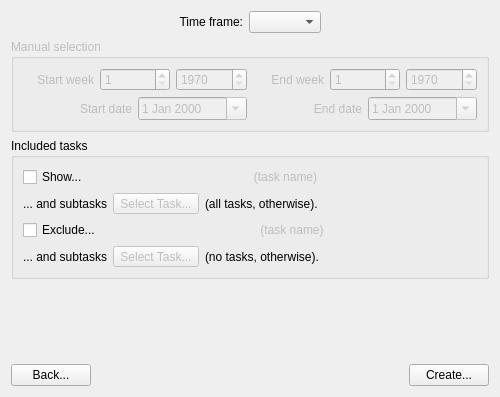
<?xml version="1.0" encoding="UTF-8"?>
<ui version="4.0">
 <class>ActivityReportConfigurationPage</class>
 <widget class="QWidget" name="ActivityReportConfigurationPage">
  <property name="geometry">
   <rect>
    <x>0</x>
    <y>0</y>
    <width>500</width>
    <height>397</height>
   </rect>
  </property>
  <property name="windowTitle">
   <string>Activity Report Configuration Page</string>
  </property>
  <layout class="QVBoxLayout" name="verticalLayout_3">
   <item>
    <layout class="QHBoxLayout">
     <item>
      <spacer>
       <property name="orientation">
        <enum>Qt::Horizontal</enum>
       </property>
       <property name="sizeHint" stdset="0">
        <size>
         <width>40</width>
         <height>20</height>
        </size>
       </property>
      </spacer>
     </item>
     <item>
      <widget class="QLabel" name="label">
       <property name="text">
        <string>Time frame:</string>
       </property>
       <property name="alignment">
        <set>Qt::AlignRight|Qt::AlignTrailing|Qt::AlignVCenter</set>
       </property>
      </widget>
     </item>
     <item>
      <widget class="QComboBox" name="comboBox"/>
     </item>
     <item>
      <spacer>
       <property name="orientation">
        <enum>Qt::Horizontal</enum>
       </property>
       <property name="sizeHint" stdset="0">
        <size>
         <width>40</width>
         <height>20</height>
        </size>
       </property>
      </spacer>
     </item>
    </layout>
   </item>
   <item>
    <widget class="QGroupBox" name="groupBox">
     <property name="enabled">
      <bool>false</bool>
     </property>
     <property name="title">
      <string>Manual selection</string>
     </property>
     <layout class="QVBoxLayout" name="verticalLayout">
      <item>
       <layout class="QHBoxLayout" name="horizontalLayout">
        <item>
         <widget class="QLabel" name="labelStartWeek">
          <property name="text">
           <string>Start week</string>
          </property>
          <property name="alignment">
           <set>Qt::AlignRight|Qt::AlignTrailing|Qt::AlignVCenter</set>
          </property>
         </widget>
        </item>
        <item>
         <widget class="QSpinBox" name="spinBoxStartWeek">
          <property name="minimum">
           <number>1</number>
          </property>
          <property name="maximum">
           <number>53</number>
          </property>
         </widget>
        </item>
        <item>
         <widget class="QSpinBox" name="spinBoxStartYear">
          <property name="minimum">
           <number>1970</number>
          </property>
          <property name="maximum">
           <number>10000</number>
          </property>
         </widget>
        </item>
        <item>
         <widget class="QLabel" name="labelEndWeek">
          <property name="text">
           <string>End week</string>
          </property>
          <property name="alignment">
           <set>Qt::AlignRight|Qt::AlignTrailing|Qt::AlignVCenter</set>
          </property>
         </widget>
        </item>
        <item>
         <widget class="QSpinBox" name="spinBoxEndWeek">
          <property name="minimum">
           <number>1</number>
          </property>
          <property name="maximum">
           <number>53</number>
          </property>
         </widget>
        </item>
        <item>
         <widget class="QSpinBox" name="spinBoxEndYear">
          <property name="minimum">
           <number>1970</number>
          </property>
          <property name="maximum">
           <number>10000</number>
          </property>
         </widget>
        </item>
       </layout>
      </item>
      <item>
       <layout class="QHBoxLayout" name="horizontalLayout_2">
        <item>
         <widget class="QLabel" name="labelFrom">
          <property name="toolTip">
           <string>(events that start at or after...)</string>
          </property>
          <property name="text">
           <string>Start date</string>
          </property>
          <property name="alignment">
           <set>Qt::AlignRight|Qt::AlignTrailing|Qt::AlignVCenter</set>
          </property>
         </widget>
        </item>
        <item>
         <widget class="QDateEdit" name="dateEditStart">
          <property name="calendarPopup">
           <bool>true</bool>
          </property>
         </widget>
        </item>
        <item>
         <widget class="QLabel" name="labelTo">
          <property name="toolTip">
           <string>(events that start before...)</string>
          </property>
          <property name="text">
           <string>End date</string>
          </property>
          <property name="alignment">
           <set>Qt::AlignRight|Qt::AlignTrailing|Qt::AlignVCenter</set>
          </property>
         </widget>
        </item>
        <item>
         <widget class="QDateEdit" name="dateEditEnd">
          <property name="calendarPopup">
           <bool>true</bool>
          </property>
         </widget>
        </item>
       </layout>
      </item>
     </layout>
    </widget>
   </item>
   <item>
    <widget class="QGroupBox" name="groupBox_2">
     <property name="title">
      <string>Included tasks</string>
     </property>
     <layout class="QVBoxLayout" name="verticalLayout_2">
      <item>
       <layout class="QHBoxLayout" name="_3">
        <item>
         <widget class="QCheckBox" name="checkBoxSubTasksOnly">
          <property name="text">
           <string>Show...</string>
          </property>
         </widget>
        </item>
        <item>
         <widget class="QLabel" name="labelTaskName">
          <property name="enabled">
           <bool>false</bool>
          </property>
          <property name="sizePolicy">
           <sizepolicy hsizetype="MinimumExpanding" vsizetype="Preferred">
            <horstretch>0</horstretch>
            <verstretch>0</verstretch>
           </sizepolicy>
          </property>
          <property name="text">
           <string>(task name)</string>
          </property>
          <property name="alignment">
           <set>Qt::AlignCenter</set>
          </property>
         </widget>
        </item>
       </layout>
      </item>
      <item>
       <layout class="QHBoxLayout" name="_4">
        <item>
         <widget class="QLabel" name="label_5">
          <property name="text">
           <string>... and subtasks</string>
          </property>
         </widget>
        </item>
        <item>
         <widget class="QToolButton" name="toolButtonSelectTask">
          <property name="enabled">
           <bool>false</bool>
          </property>
          <property name="text">
           <string>Select Task...</string>
          </property>
         </widget>
        </item>
        <item>
         <widget class="QLabel" name="label_4">
          <property name="text">
           <string>(all tasks, otherwise).</string>
          </property>
         </widget>
        </item>
        <item>
         <spacer>
          <property name="orientation">
           <enum>Qt::Horizontal</enum>
          </property>
          <property name="sizeHint" stdset="0">
           <size>
            <width>40</width>
            <height>20</height>
           </size>
          </property>
         </spacer>
        </item>
       </layout>
      </item>
      <item>
       <layout class="QHBoxLayout" name="_5">
        <item>
         <widget class="QCheckBox" name="checkBoxExcludeTasks">
          <property name="text">
           <string>Exclude...</string>
          </property>
         </widget>
        </item>
        <item>
         <widget class="QLabel" name="labelExcludeTaskName">
          <property name="enabled">
           <bool>false</bool>
          </property>
          <property name="sizePolicy">
           <sizepolicy hsizetype="MinimumExpanding" vsizetype="Preferred">
            <horstretch>0</horstretch>
            <verstretch>0</verstretch>
           </sizepolicy>
          </property>
          <property name="text">
           <string>(task name)</string>
          </property>
          <property name="alignment">
           <set>Qt::AlignCenter</set>
          </property>
         </widget>
        </item>
       </layout>
      </item>
      <item>
       <layout class="QHBoxLayout" name="_6">
        <item>
         <widget class="QLabel" name="label_6">
          <property name="text">
           <string>... and subtasks</string>
          </property>
         </widget>
        </item>
        <item>
         <widget class="QToolButton" name="toolButtonExcludeTask">
          <property name="enabled">
           <bool>false</bool>
          </property>
          <property name="text">
           <string>Select Task...</string>
          </property>
         </widget>
        </item>
        <item>
         <widget class="QLabel" name="label_7">
          <property name="text">
           <string>(no tasks, otherwise).</string>
          </property>
         </widget>
        </item>
        <item>
         <spacer>
          <property name="orientation">
           <enum>Qt::Horizontal</enum>
          </property>
          <property name="sizeHint" stdset="0">
           <size>
            <width>40</width>
            <height>20</height>
           </size>
          </property>
         </spacer>
        </item>
       </layout>
      </item>
     </layout>
    </widget>
   </item>
   <item>
    <spacer>
     <property name="orientation">
      <enum>Qt::Vertical</enum>
     </property>
     <property name="sizeHint" stdset="0">
      <size>
       <width>20</width>
       <height>40</height>
      </size>
     </property>
    </spacer>
   </item>
   <item>
    <layout class="QHBoxLayout">
     <item>
      <widget class="QPushButton" name="pushButtonBack">
       <property name="text">
        <string>Back...</string>
       </property>
      </widget>
     </item>
     <item>
      <spacer>
       <property name="orientation">
        <enum>Qt::Horizontal</enum>
       </property>
       <property name="sizeHint" stdset="0">
        <size>
         <width>40</width>
         <height>20</height>
        </size>
       </property>
      </spacer>
     </item>
     <item>
      <widget class="QPushButton" name="pushButtonReport">
       <property name="text">
        <string>Create...</string>
       </property>
      </widget>
     </item>
    </layout>
   </item>
  </layout>
 </widget>
 <resources/>
 <connections>
  <connection>
   <sender>checkBoxSubTasksOnly</sender>
   <signal>toggled(bool)</signal>
   <receiver>labelTaskName</receiver>
   <slot>setEnabled(bool)</slot>
   <hints>
    <hint type="sourcelabel">
     <x>52</x>
     <y>160</y>
    </hint>
    <hint type="destinationlabel">
     <x>201</x>
     <y>165</y>
    </hint>
   </hints>
  </connection>
  <connection>
   <sender>checkBoxSubTasksOnly</sender>
   <signal>toggled(bool)</signal>
   <receiver>toolButtonSelectTask</receiver>
   <slot>setEnabled(bool)</slot>
   <hints>
    <hint type="sourcelabel">
     <x>64</x>
     <y>161</y>
    </hint>
    <hint type="destinationlabel">
     <x>169</x>
     <y>197</y>
    </hint>
   </hints>
  </connection>
  <connection>
   <sender>checkBoxExcludeTasks</sender>
   <signal>toggled(bool)</signal>
   <receiver>labelExcludeTaskName</receiver>
   <slot>setEnabled(bool)</slot>
   <hints>
    <hint type="sourcelabel">
     <x>69</x>
     <y>225</y>
    </hint>
    <hint type="destinationlabel">
     <x>262</x>
     <y>225</y>
    </hint>
   </hints>
  </connection>
  <connection>
   <sender>checkBoxExcludeTasks</sender>
   <signal>toggled(bool)</signal>
   <receiver>toolButtonExcludeTask</receiver>
   <slot>setEnabled(bool)</slot>
   <hints>
    <hint type="sourcelabel">
     <x>69</x>
     <y>225</y>
    </hint>
    <hint type="destinationlabel">
     <x>177</x>
     <y>260</y>
    </hint>
   </hints>
  </connection>
 </connections>
</ui>
